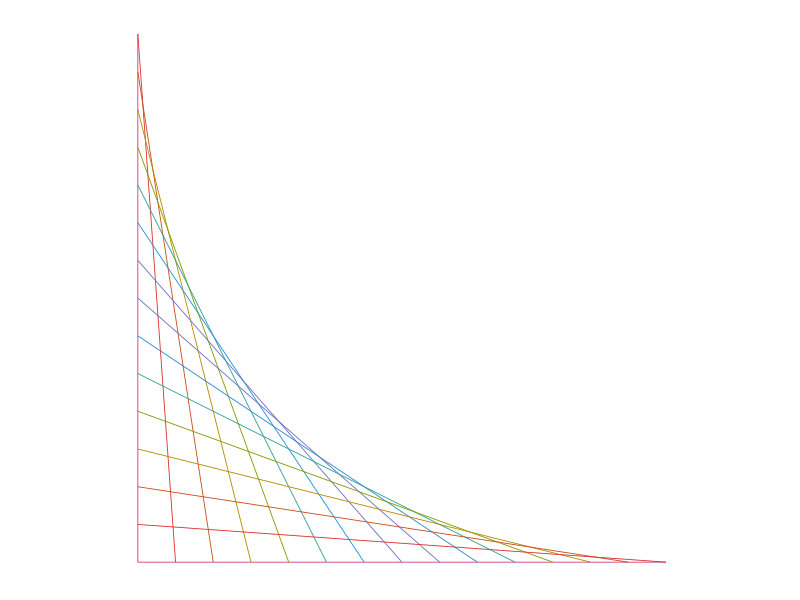
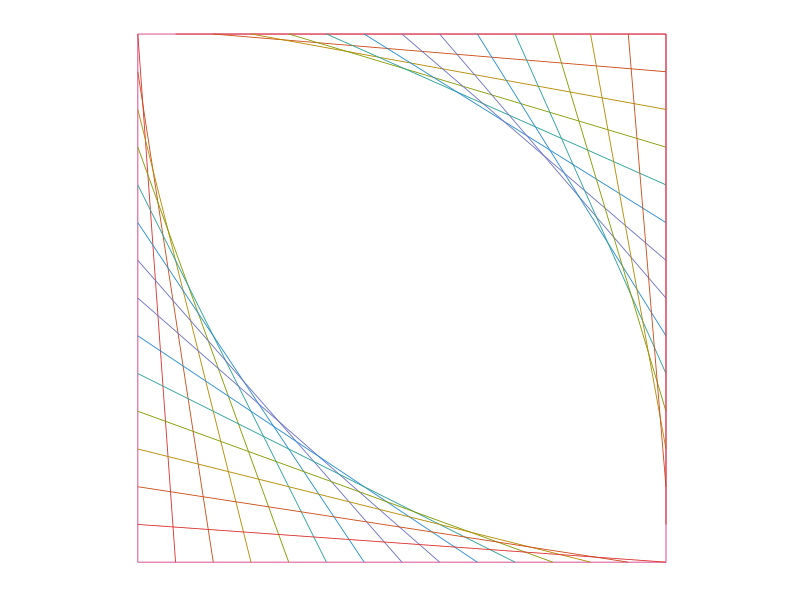
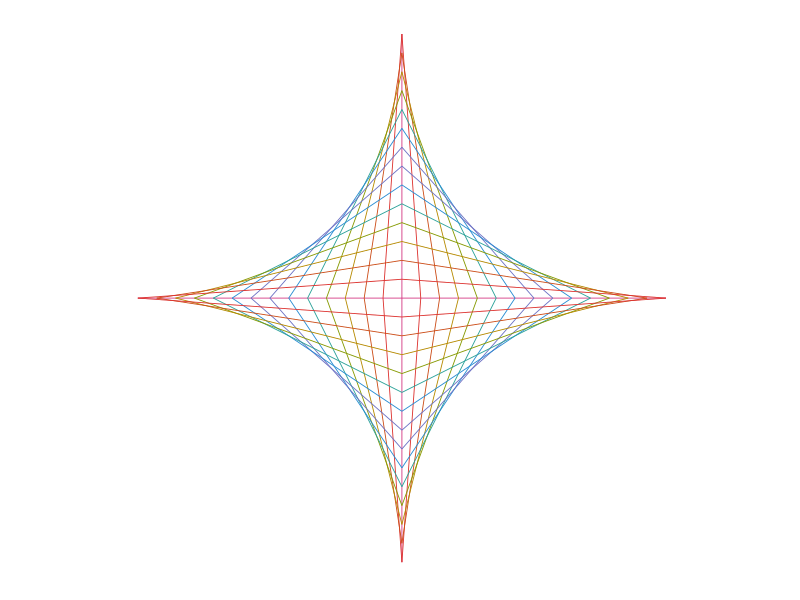
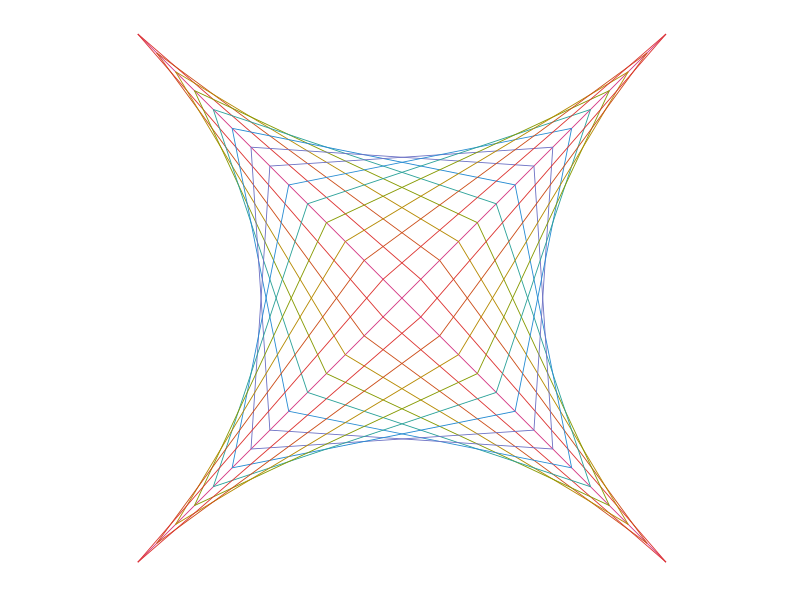
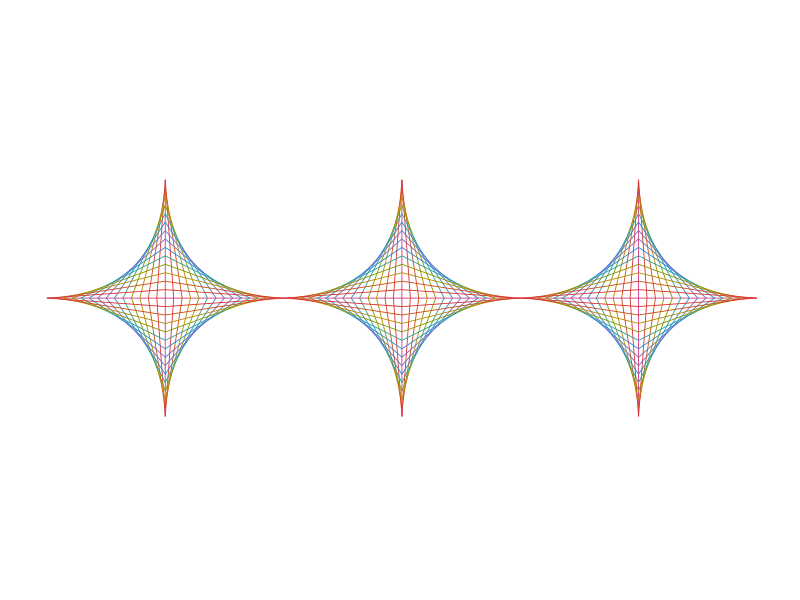
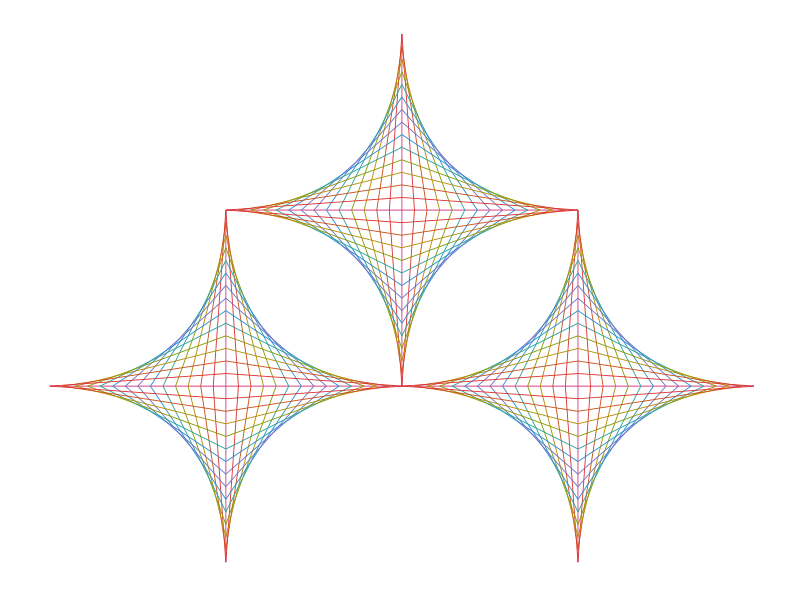
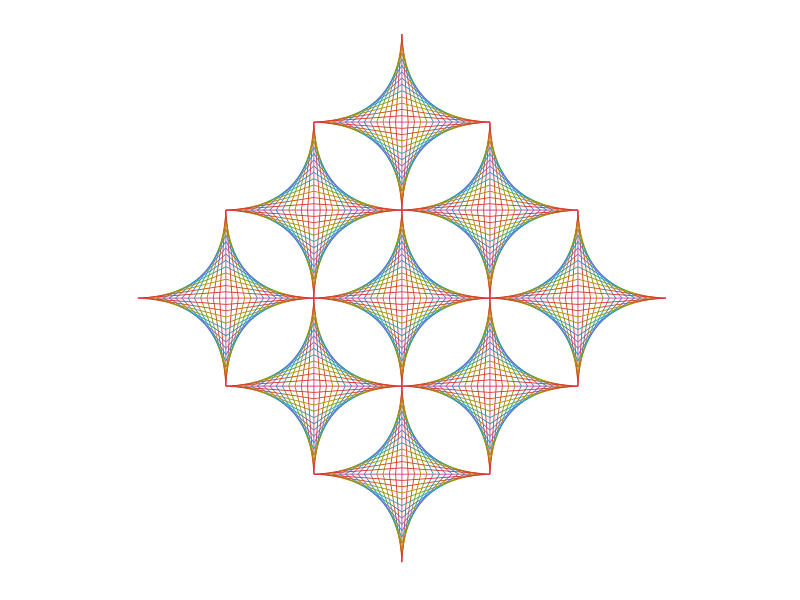
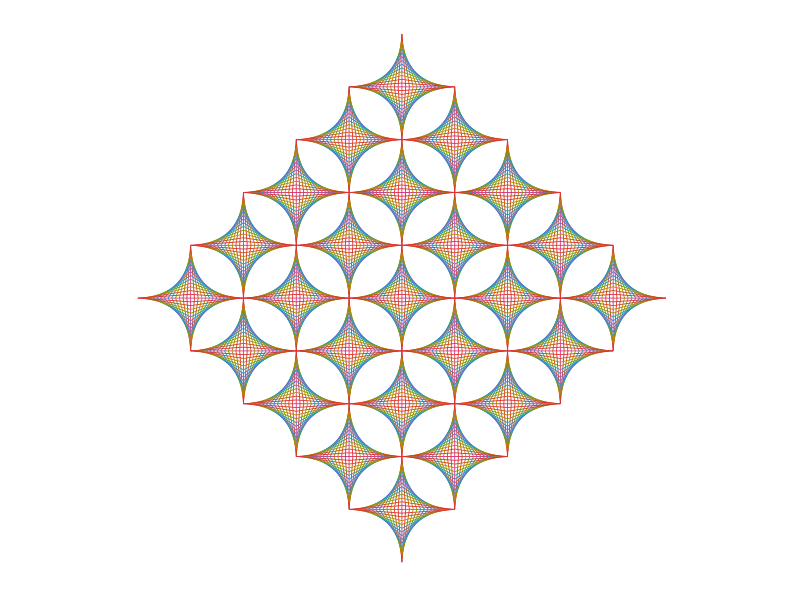

Recreate these plots in R, in order.
## ---- chunk 1
library(ggplot2)
library(dplyr)
library(purrr)

colors <- c(magenta = "#d33682",
            red = "#dc322f",
            orange = "#cb4b16",
            yellow = "#b58900", 
            green = "#859900",
            cyan = "#2aa198",
            blue = "#268bd2",
            violet = "#6c71c4",
            purple = "#993399")
names(colors) <- NULL

n <- 14
cols <- seq(1, n/2)

sector <- data.frame(
  y = c(0, n, seq(n, 1)),
  yend = c(0, 0, rep(0, n)),
  x = c(n, 0, rep(0, n)),
  xend = c(0, 0, seq(1, n)),
  color = c(0, 0, c(cols, rev(cols)))
)

diamond <- data.frame(
  y = c(0, n, seq(n, 1), seq(n, 1), seq(-n, -1), seq(-n, -1)),
  yend = c(0, -n, rep(rep(0, n), 4)),
  x = c(n, 0, rep(rep(0, n), 4)),
  xend = c(-n, 0, seq(1, n), seq(-1, -n), seq(1, n), seq(-1, -n)),
  color = c(0, 0, rep(c(cols, rev(cols)), 4))
)

square <- data.frame(
  y = c(0, n, n, n, seq(n, 1), seq(n, 1)),
  yend = c(0, 0, n, 0, rep(0, n), rep(n, n)),
  x = c(n, 0, n, n, rep(0, n), rep(n, n)),
  xend = c(0, 0, 0, n, seq(1, n), seq(1, n)),
  color = c(0, 0, 0, 0, c(cols, rev(cols)), c(cols, rev(cols)))
)

translate <- function(data, dx, dy) {
  mutate(data,
         x = x + dx, xend = xend + dx,
         y = y + dy, yend = yend + dy)
}

rotate <- function(data, theta) {
  rot.coords <- matrix(c(cos(theta), -sin(theta), sin(theta), cos(theta)), ncol = 2,
                dimnames = list(NULL, c("x", "y")))
  rot.ends <- matrix(c(cos(theta), -sin(theta), sin(theta), cos(theta)), ncol = 2,
                       dimnames = list(NULL, c("xend", "yend")))
  rot.data <- bind_cols(as.data.frame(as.matrix(select(data, x, y)) %*% rot.coords),
                        as.data.frame(as.matrix(select(data, xend, yend)) %*% rot.ends),
                        select(data, color))
}

blank <- theme(axis.line = element_blank(),
               axis.text.x = element_blank(),
               axis.text.y = element_blank(),
               axis.ticks = element_blank(),
               axis.title.x = element_blank(),
               axis.title.y = element_blank(),
               legend.position = "none",
               panel.background = element_blank(),
               panel.border = element_blank(),
               panel.grid.major = element_blank(),
               panel.grid.minor = element_blank(),
               plot.background = element_blank())

plt <- function(data) {
  ggplot() +
    geom_segment(aes(x = x, xend = xend, y = y, yend = yend, color = factor(color)),
                 data = data, size = 0.3) +
    scale_color_manual(values = colors) +
    coord_fixed() +
    blank
}

row <- function(data, k) {
  bind_rows(map(seq(-k+1, k-1, by = 2), function(x) translate(data, x*n, 0)))
}

bottom.pyramid <- function(data, base) {
  bind_rows(map(seq(1, base), function(w) translate(row(data, w), 0, (w-1)*n)))
}

top.pyramid <- function(data, base) {
  bind_rows(map(seq(1, base), function(w) translate(row(data, w), 0, -(w-1)*n)))
}


meta.diamond <- function(data, maxw) {
  bind_rows(bottom.pyramid(data, maxw), translate(top.pyramid(data, maxw-1), 0, (maxw+maxw-2)*n))
}

plt(sector)
plt(square)
plt(diamond)
plt(rotate(diamond, pi/4))
plt(row(diamond, 3))
plt(top.pyramid(diamond, 2))
plt(meta.diamond(diamond, 3))
plt(meta.diamond(diamond, 5))
#ggsave(plt(meta.diamond(diamond, 5)), file = "meta.diamond.5.pdf", width = 36, height = 36, dpi = 600)
